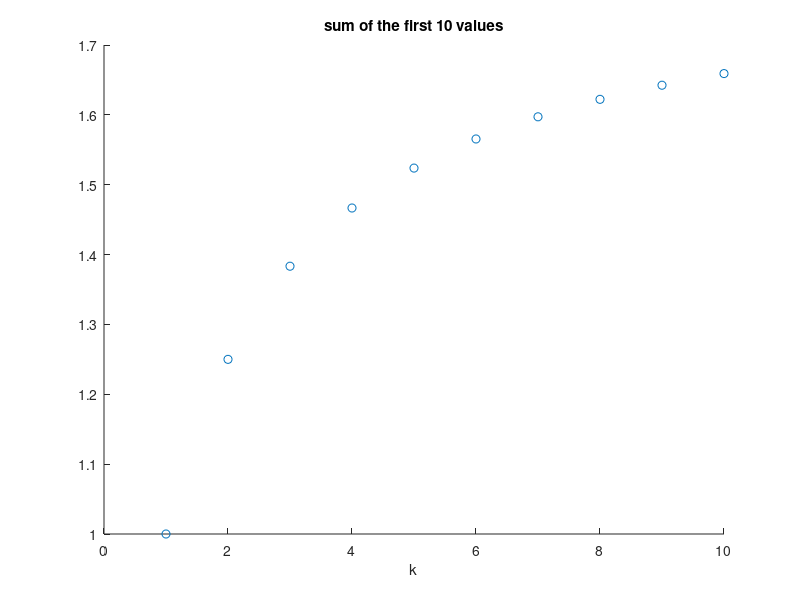

Write MATLAB code to recreate this figure.
nmax = 10;
ns = 1:nmax;
A(1) =  1;
fig = figure()
for k = 2:nmax
    A(k) =A(k-1)+1/k-1/(k+2);
end
scatter(ns,A)
title('sum of the first 10 values')
xlabel('k')
savefig(fig, 'series_plot.fig')
pause
close()